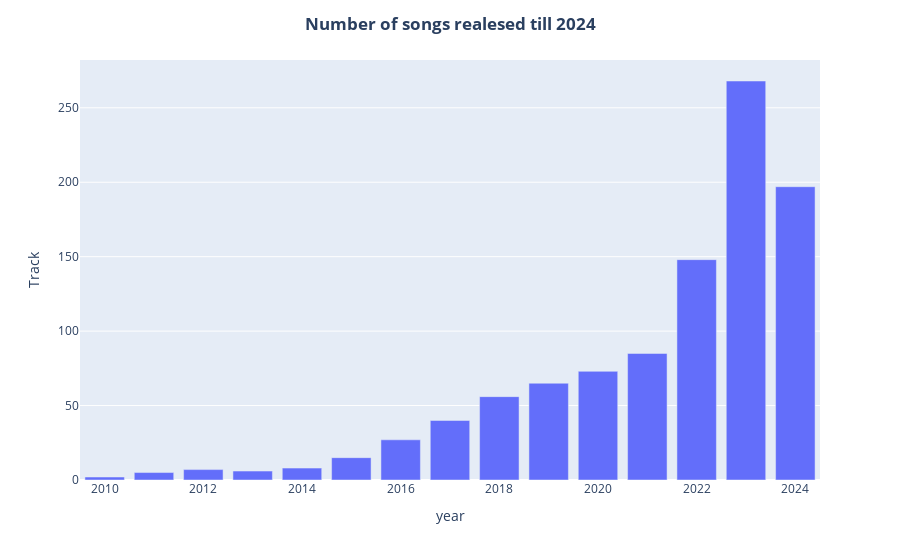

The code cell stored with this chart in its notebook:
### Code cell
df['Release Date'] = pd.to_datetime(df['Release Date'],format='%m/%d/%Y')
df['year'] = df['Release Date'].dt.year
timedf = df.groupby('year')['Track'].size().reset_index()
fig1 =px.bar(timedf[timedf['year']>2005],x='year',y='Track')
fig1.update_layout(title_text = '<b>Number of songs realesed till 2024</b>',title_x=0.5)

### Figure 1 — Plotly figure (JSON) as saved in the notebook; plotly's stock layout.template omitted (floating-point values rounded to 4 significant figures)
{"data": [{"alignmentgroup": "True", "hovertemplate": "year=%{x}<br>Track=%{y}<extra></extra>", "legendgroup": "", "marker": {"color": "#636efa", "pattern": {"shape": ""}}, "name": "", "offsetgroup": "", "orientation": "v", "showlegend": false, "textposition": "auto", "type": "bar", "x": [2010, 2011, 2012, 2013, 2014, 2015, 2016, 2017, 2018, 2019, 2020, 2021, 2022, 2023, 2024], "xaxis": "x", "y": [2, 5, 7, 6, 8, 15, 27, 40, 56, 65, 73, 85, 148, 268, 197], "yaxis": "y"}], "layout": {"autosize": true, "barmode": "relative", "legend": {"tracegroupgap": 0}, "margin": {"t": 60}, "title": {"text": "<b>Number of songs realesed till 2024</b>", "x": 0.5}, "xaxis": {"anchor": "y", "autorange": true, "domain": [0, 1], "range": [2010.0, 2024.0], "title": {"text": "year"}, "type": "linear"}, "yaxis": {"anchor": "x", "autorange": true, "domain": [0, 1], "range": [0, 282.1], "title": {"text": "Track"}, "type": "linear"}}}
